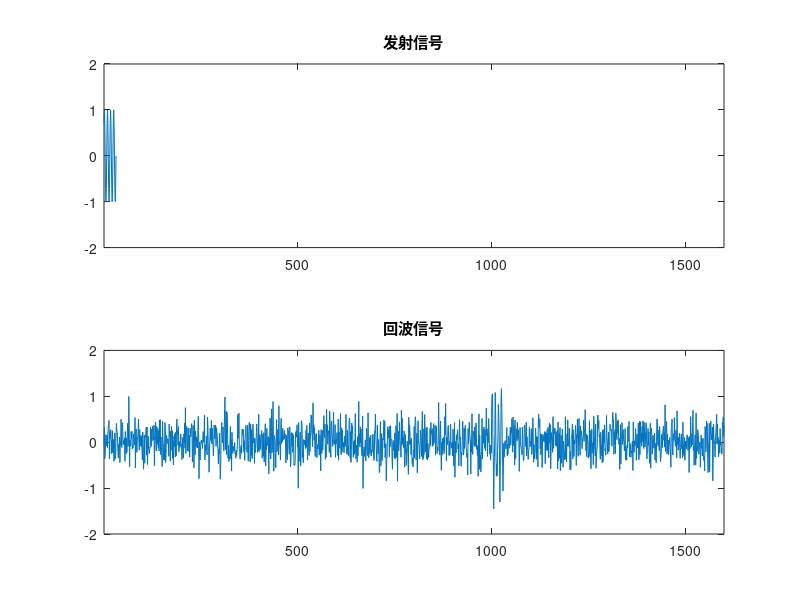
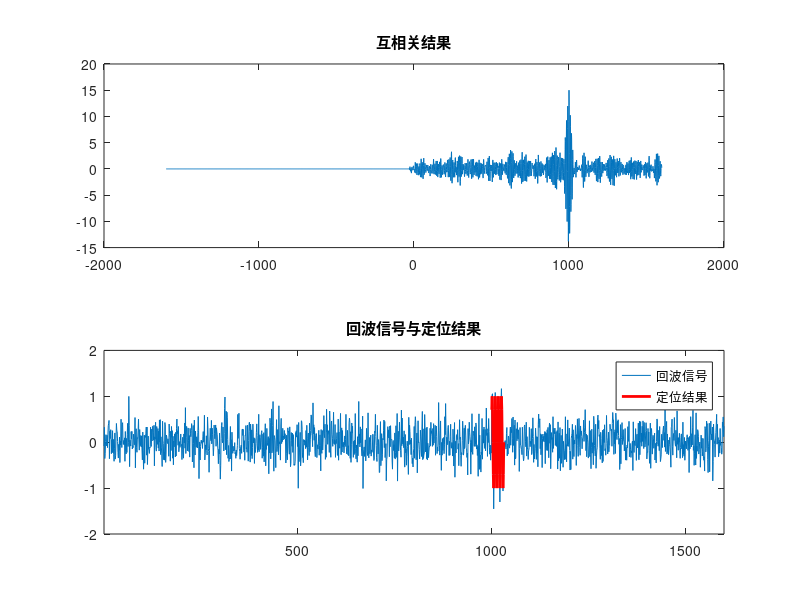

These figures' MATLAB source, in order:
clc;
clear;
Nx = 32;
n = 1:Nx;
xn = sin(0.25*pi*n); % 发射信号

Ny = 1600;
ny = 1:Ny;
yn = zeros(1, Ny);
yn(1001:1000 + Nx) = xn;

subplot(211);
plot(n, xn);
axis([1, Ny, -2, 2]);
title('发射信号');

gn = 0.3 * randn(1, Ny);
yn = yn + gn; % 添加噪声得到回波信号

subplot(212);
plot(ny, yn);
axis([1, Ny, -2, 2]);
title('回波信号');

% 计算回波信号与发射信号的互相关
correlation = xcorr(yn, xn);

% 显示互相关结果
figure;
subplot(211);
plot(-Ny+1:Ny-1, correlation);
title('互相关结果');

% 寻找互相关峰值，定位回波信号的位置
[~, max_idx] = max(correlation);
position = max_idx - Ny + 1;

subplot(212);
plot(ny, yn);
hold on;
plot(position:position + Nx - 1, xn, 'r', 'LineWidth', 2);
axis([1, Ny, -2, 2]);
title('回波信号与定位结果');
legend('回波信号', '定位结果');
